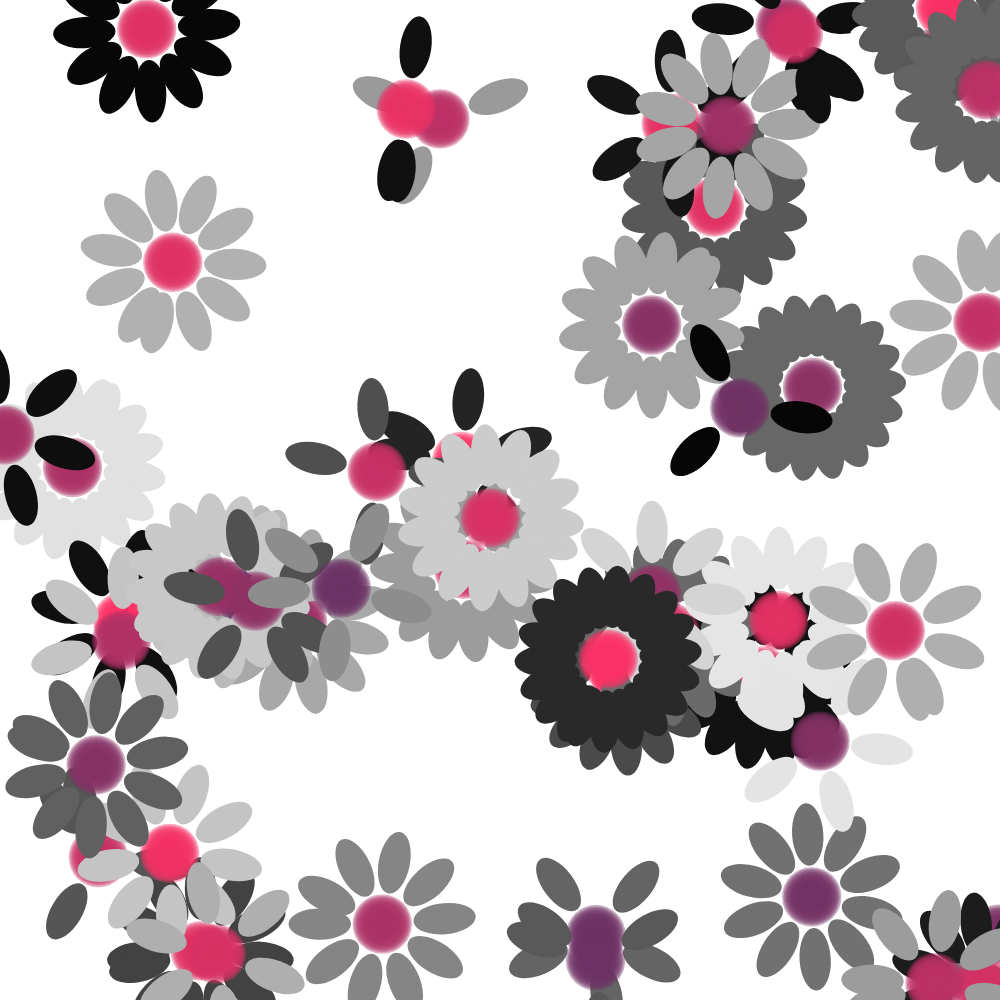
Frame 1 (no input)
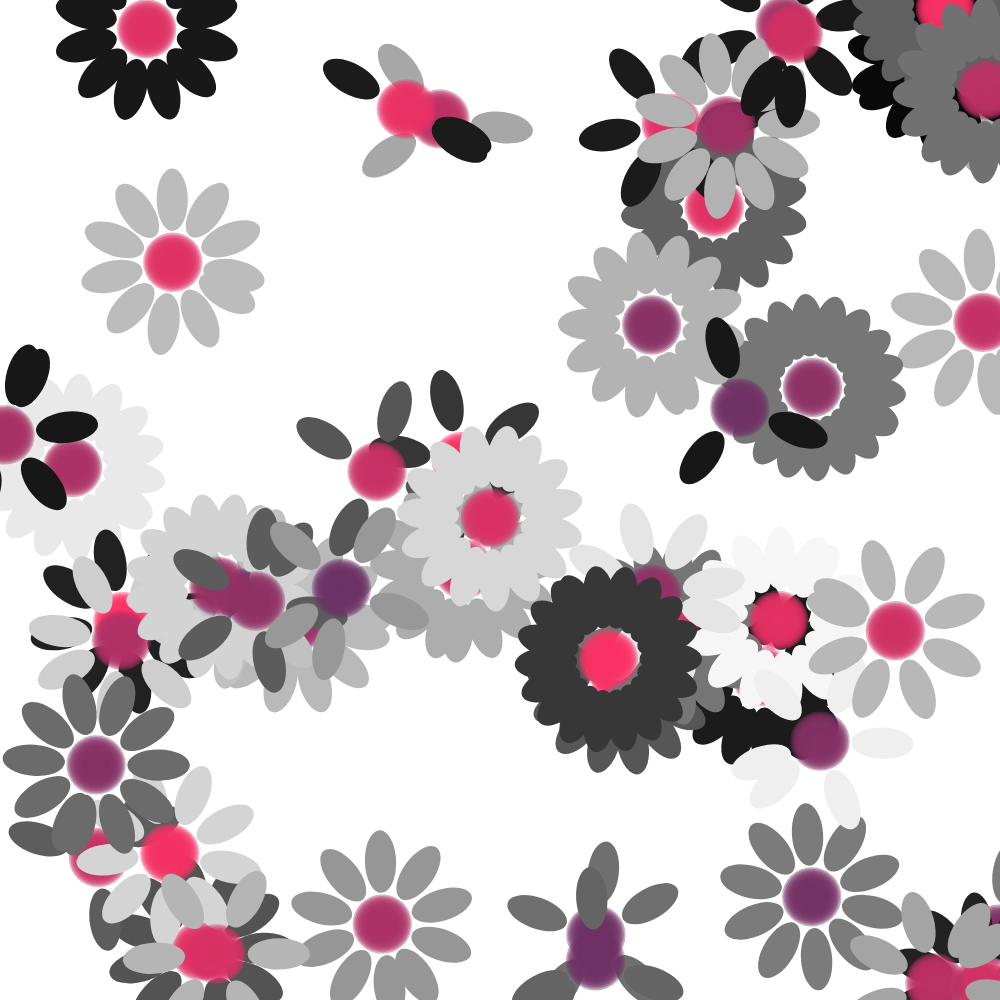
Frame 60 (no input)
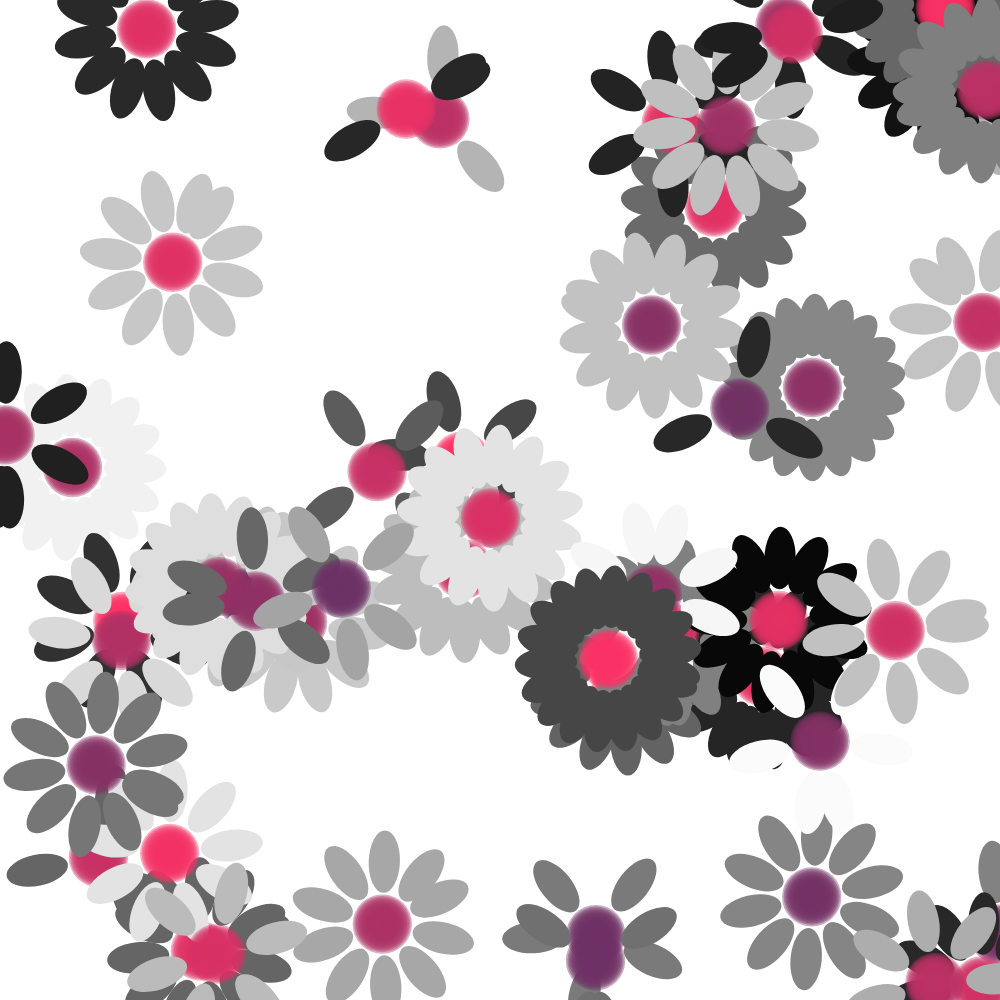
Frame 120 (the mouse pressed at the canvas centre since frame 60)

The p5.js sketch that drew these frames (run headless with seeded random() and noise() and a simulated clock; from frame 60 on, the mouse is pressed at the canvas centre):

// p5.js sketch
// ── sketch.js
// Sketch Title - for MuW201 Tangible Computing, 2019
// Firstname Lastname 
// GitHub Username
// Date 

let flower01
let flower02 
let flowers  = [] // creates an empty array
let numFlowers = 50 

function setup(){

	createCanvas(1000,1000);
	background(255)

	for (var i = 0; i < numFlowers; i ++){
		
		let flo = createFlower()
		flowers.push(flo)

	}
	


}

function draw(){
	background(255)

	for(var i = 0; i < numFlowers; i ++){

		let flo = flowers[i]
		push()
		drawFlower(flo)
		pop()
	}

   

}


	
function createFlower(){

	let flower = {}
	flower.posX = random(width)
	flower.posY = random(height) 
	flower.numPetals = random(1,10)*2
	flower.innerRadius = width/16
	flower.outerRadius = width/8
	flower.color1 = random (255)
	flower.color2 = random (100,255)
	flower.rotation = random(0,TWO_PI)
	flower.speed = random(0.1,0.3)
	flower.scale = 1
	
	return flower


}

function drawFlower(flower){

	fill(flower.color1)
	flower.rotation += flower.speed
	flower.color1 += flower.speed
	noStroke()

	if (flower.color1 > 255){

		flower.color1 = 0

	}
	push()
		translate(flower.posX,flower.posY)
		rotate(flower.rotation)


	for(var angle = 0; angle < TWO_PI; angle += TWO_PI/flower.numPetals){

		// console.log(angle)

		push()

		rotate(angle)
		ellipse(0,flower.innerRadius,(flower.outerRadius-flower.innerRadius)/2,flower.outerRadius-flower.innerRadius)
		pop()

	}

	pop()
	for (var i = 0; i < 1; i += 0.05){

		fill(flower.color2,50,100,100)
		ellipse(flower.posX, flower.posY, flower.innerRadius*i, flower.innerRadius*i)	

	}


}
